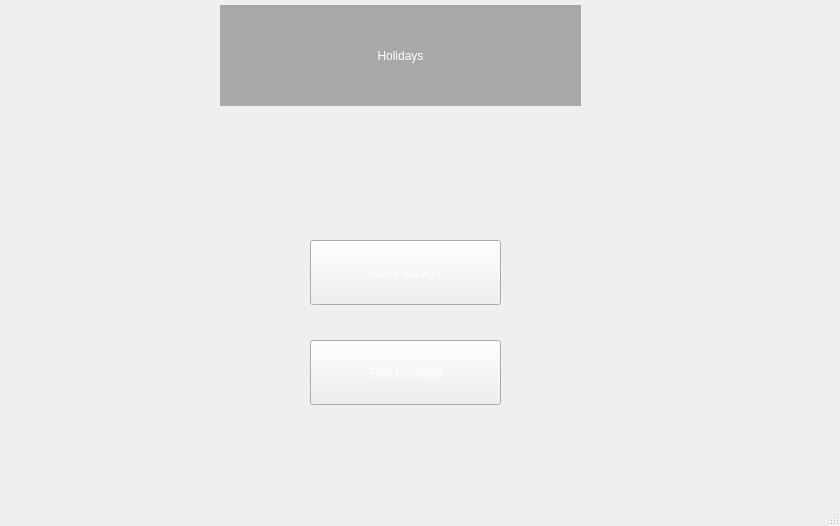
<?xml version="1.0" encoding="UTF-8"?>
<ui version="4.0">
 <class>MainWindow</class>
 <widget class="QMainWindow" name="MainWindow">
  <property name="geometry">
   <rect>
    <x>0</x>
    <y>0</y>
    <width>840</width>
    <height>526</height>
   </rect>
  </property>
  <property name="minimumSize">
   <size>
    <width>840</width>
    <height>526</height>
   </size>
  </property>
  <property name="maximumSize">
   <size>
    <width>16777215</width>
    <height>16777215</height>
   </size>
  </property>
  <property name="windowTitle">
   <string>MyTouristManager 1.0</string>
  </property>
  <property name="styleSheet">
   <string notr="true">background-image:url(:/images/valise-de-voyage.jpg);</string>
  </property>
  <widget class="QWidget" name="centralwidget">
   <widget class="QPushButton" name="pushButton">
    <property name="geometry">
     <rect>
      <x>310</x>
      <y>240</y>
      <width>191</width>
      <height>65</height>
     </rect>
    </property>
    <property name="maximumSize">
     <size>
      <width>200</width>
      <height>65</height>
     </size>
    </property>
    <property name="styleSheet">
     <string notr="true">font: 14pt &quot;Segoe UI Emoji&quot;;
color: rgb(255, 255, 255);</string>
    </property>
    <property name="text">
     <string>Add Package</string>
    </property>
   </widget>
   <widget class="QPushButton" name="pushButton_2">
    <property name="geometry">
     <rect>
      <x>310</x>
      <y>340</y>
      <width>191</width>
      <height>65</height>
     </rect>
    </property>
    <property name="minimumSize">
     <size>
      <width>0</width>
      <height>0</height>
     </size>
    </property>
    <property name="maximumSize">
     <size>
      <width>200</width>
      <height>65</height>
     </size>
    </property>
    <property name="styleSheet">
     <string notr="true">font: 14pt &quot;Segoe UI Emoji&quot;;
color: rgb(255, 255, 255);</string>
    </property>
    <property name="text">
     <string>Find Package</string>
    </property>
   </widget>
   <widget class="QLabel" name="label">
    <property name="geometry">
     <rect>
      <x>220</x>
      <y>5</y>
      <width>361</width>
      <height>101</height>
     </rect>
    </property>
    <property name="styleSheet">
     <string notr="true">font: italic 72pt &quot;Brush Script MT&quot;;
color: rgb(255, 255, 255);
background: rgba(0,0,0,0.3);</string>
    </property>
    <property name="text">
     <string>Holidays</string>
    </property>
    <property name="alignment">
     <set>Qt::AlignCenter</set>
    </property>
   </widget>
  </widget>
  <widget class="QMenuBar" name="menubar">
   <property name="geometry">
    <rect>
     <x>0</x>
     <y>0</y>
     <width>840</width>
     <height>21</height>
    </rect>
   </property>
  </widget>
  <widget class="QStatusBar" name="statusbar"/>
 </widget>
 <resources/>
 <connections/>
</ui>
